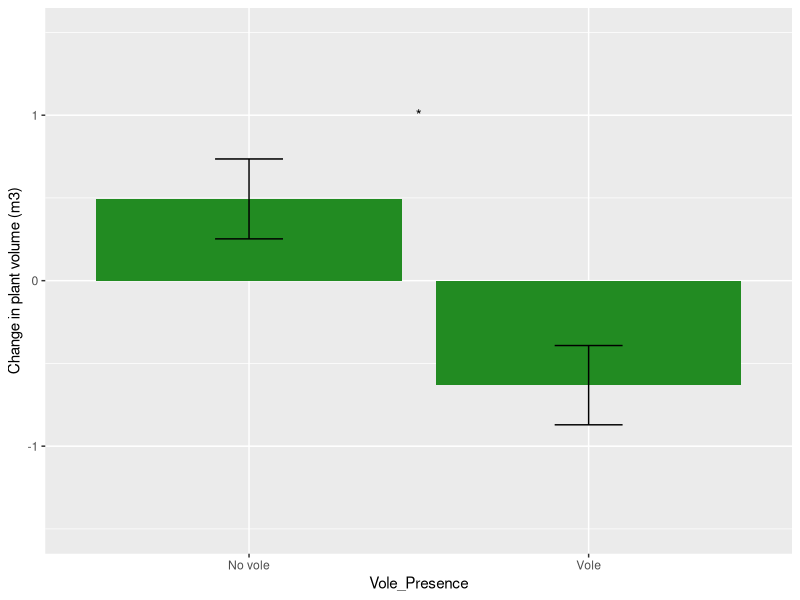
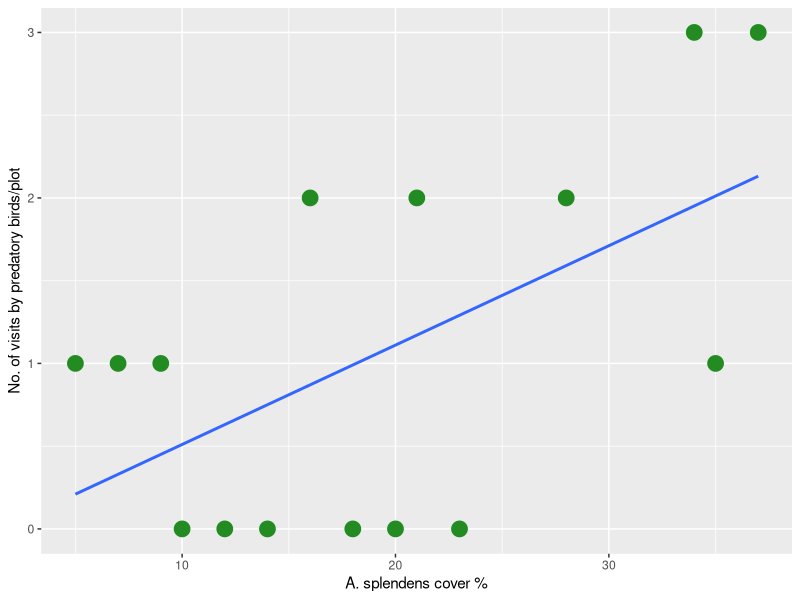

Recreate these plots in R, in order. (Note: this script raises an error after producing the figures.)
## ---- chunk 1
knitr::opts_chunk$set(echo = TRUE)
## ---- chunk 2
library(dplyr)
library(tidyverse)
library(ggplot2)
library(ggpubr)

d <- read.csv("Ecosystem_engineers_and_predation_risk_data_-.csv")
head(d)
options(warn=-1) # to get rid of all the package warnings
## ---- chunk 3
n <- d %>%
 group_by(Vole_Presence) %>% # Compared by vole presence
  summarise_each(funs(mean,sd,se=sd(.)/sqrt(n())), Change_plantvol) # Find mean SD and SE of changes in plant volume. 
n
m <- as.data.frame(n)

g <- ggplot(m) +
  geom_col(aes(y=mean, x=Vole_Presence), fill="forestgreen") + #add columns
  geom_errorbar( aes(x=Vole_Presence,ymin=mean-se, ymax=mean+se), width=0.2, colour="black") + #add error bars. Can't make single sided error bars
ylab("Change in plant volume (m3)") + ylim(-1.5, 1.5) + # adjusting y axis
  annotate('text', x = 1.5, y = 1, label='"*"', parse=TRUE) # add significance from the anova below. Only one star used because the paper only marked signif and not degree. 
                 
g

## ---- chunk 4

# Repeated measures anova change in plant volume predicted by vole presence.
model <- aov(Change_plantvol~factor(Vole_Presence)+Error(factor(Pair_number)), data = d)
summary(model)
## ---- chunk 5

ggplot(d, aes(x=as.numeric(Plant_cover), y=as.numeric(Birds_total15))) +
  geom_point(colour = "forestgreen", size = 5) + 
  geom_smooth(method = "lm", se=FALSE) + # Add trendline
  xlab("A. splendens cover %") + ylab("No. of visits by predatory birds/plot")

  
## ---- chunk 6
# Generalized Linear Model
glm <- glm(data = d, Birds_total15 ~ Plant_cover, family= "poisson")
summary(glm)

#calculate McFadden's R-squared for model
with(summary(glm), 1 - deviance/null.deviance)

## ---- chunk 7

# First make a dataframe with just the variable we are interested in

t <-
  d %>%
  select("Predator","Rodent","Bird_visits","Change_plantvol2", "Change_biomass") %>%
  filter(Predator != "")
head(t)


# Sort by both predator and rodent 
q <- t %>% group_by(Predator, Rodent) %>% 
summarise_each(funs(mean,sd,se=sd(.)/sqrt(n())), Bird_visits) # Find mean, SD, SE
q# Data of the Mean and SD since the boxplot isn't ideal 

# Make a Boxplot since Barplot won't work
g <- ggplot(data = t, aes(y=Bird_visits, x=Predator, color=Rodent)) +
  geom_boxplot() + ylab("No.of visits by predatory birds/plot") + ylim(0, 6)
g

## ---- chunk 8
# Sort by both predator and rodent
r <- t %>% group_by(Predator, Rodent) %>% 
summarise_each(funs(mean,sd,se=sd(.)/sqrt(n())), Change_plantvol2) # Find mean, SD, SE
r

g <- ggplot(data = t, aes(y=Change_plantvol2, x=Predator, color=Rodent)) +
  geom_boxplot() + ylab("Change in plant volume (m3)") + ylim(-2, 3)
g 

## ---- chunk 9
# Sort by both predator and rodent
s <- t %>% group_by(Predator, Rodent) %>% 
summarise_each(funs(mean,sd,se=sd(.)/sqrt(n())), Change_biomass) # Find mean, SD, SE
s

g <- ggplot(data = t, aes(y=Change_biomass, x=Predator, color=Rodent)) +
  geom_boxplot() + ylab("Change in root biomass (g/m2)") + ylim(-60, 60)

g 
## ---- chunk 10

# Select the data we want to use for Figure 4
o <- d[1:18, c(18, 20, 21, 24)]
o <- data.frame(sapply(o, function(x) as.numeric(as.character(x))))
head(o)

# Find mean, SD, SE for all three 
a <- o %>% group_by(Plant_cover2) %>% 
  summarise_each(funs(mean,sd,se=sd(.)/sqrt(n())), 1:3) 
head (a)

g1 <- ggplot(a, aes(x=Plant_cover2, y=Bird_visit6_mean)) +
  geom_col(fill="blue") + 
  geom_errorbar( aes(x=Plant_cover2,ymin=Bird_visit6_mean-Bird_visit6_se, ymax=Bird_visit6_mean+Bird_visit6_se), width=0.2, colour="black") +
  xlab("A. splendens cover (%)") + ylab("No. of visits by predatory birds/plot") +
scale_x_continuous(breaks=c(0,50,100)) + ylim(0,4)
g1
## ---- chunk 11
g2 <- ggplot(a, aes(x=Plant_cover2, y=Feeding_freq_mean)) +
  geom_col(fill="blue") +
  geom_errorbar( aes(x=Plant_cover2,ymin=Feeding_freq_mean-Feeding_freq_se, ymax=Feeding_freq_mean+Feeding_freq_se), width=0.2, colour="black") +
  xlab("A. splendens cover (%)") + ylab("Feeding frequency (%)") +
  scale_x_continuous(breaks=c(0,50,100)) + scale_y_continuous(breaks=c(0, 20, 40, 60, 80, 100)) + ylim(0,100)
g2
## ---- chunk 12
g3 <- ggplot(a, aes(x=Plant_cover2, y=Vole_mortality_mean)) +
  geom_col(fill="blue") +
  geom_errorbar( aes(x=Plant_cover2,ymin=Vole_mortality_mean-Vole_mortality_se, ymax=Vole_mortality_mean+Vole_mortality_se), width=0.2, colour="black") +
xlab("A. splendens cover (%)") + ylab("Mortality rate (%)") + 
  scale_x_continuous(breaks=c(0,50,100)) + ylim(0,100)
g3
